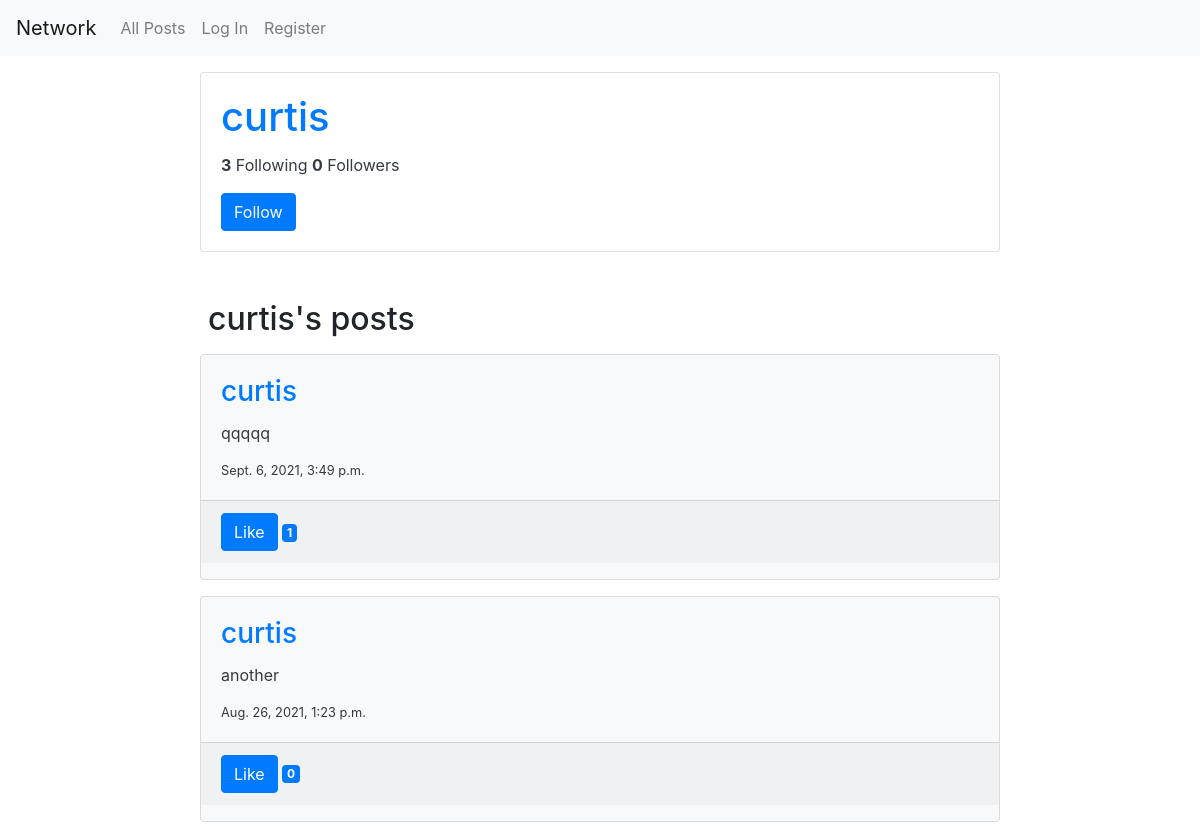
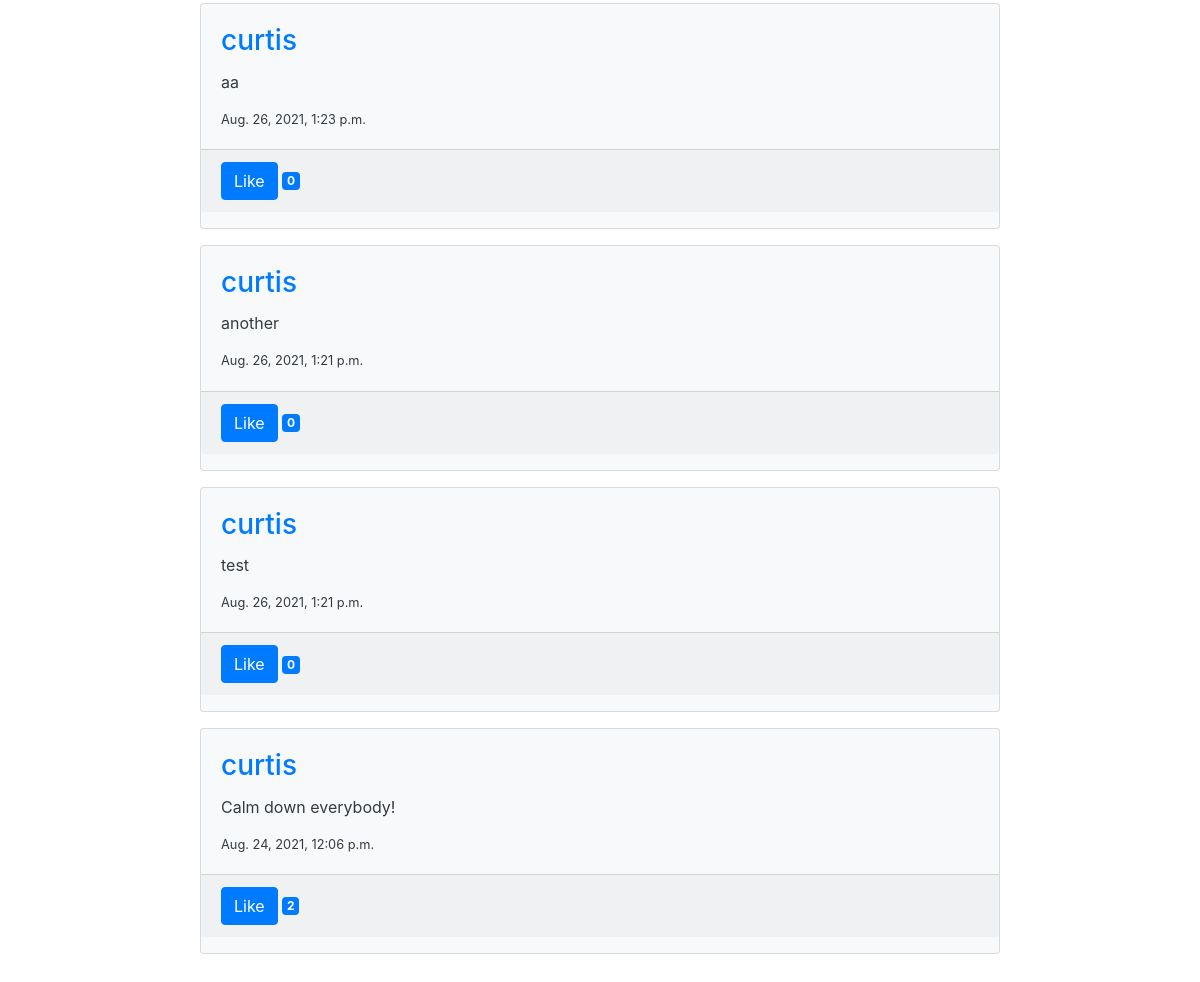
Screenshot of /profile/curtis with the database file from the repository (2 pictures, top to bottom).
### network/models.py (models this page shows, shortened)
class User(AbstractUser):
    def __str__(self):
        return f"{self.username}"

class Post(models.Model):
    poster = models.ForeignKey(
        User, on_delete=models.CASCADE, related_name="posts")
    content = models.CharField(max_length=280)
    created = models.DateTimeField(auto_now_add=True)
    updated = models.DateTimeField(auto_now=True)

### network/views.py (the view)
# urls.py: path("profile/<str:profilename>", views.profile, name="profile"),
def profile(request, profilename):
    user_id = request.user.id
    try:
        profile_id = User.objects.get(username=profilename).pk
        profile_posts = list(Post.objects.filter(poster=profile_id).values())
        profile_posts = get_post_data(profile_posts, user_id)
        paginator = Paginator(profile_posts, 10)
        page_number = request.GET.get('page')
        page_obj = paginator.get_page(page_number)
        followers = Follow.objects.filter(
            followed=profile_id, follow_status=True).count()
        follows = Follow.objects.filter(
            follower=profile_id, follow_status=True).count()
        try:
            Follow.objects.get(followed=profile_id,
                               follower=user_id, follow_status=True)
            follow_button = "Unfollow"
        except:
            follow_button = "Follow"
        context = {
            "profilename": profilename,
            "page_obj": page_obj,
            "followers": followers,
            "follows": follows,
            "follow_button": follow_button
        }
    except:
        message = "No user with that profile name exists."
        context = {
            "profilename": profilename,
            "message": message
        }
    return render(request, "network/profile.html", context)

### network/views.py (called while the page is built)
def get_post_data(posts, user_id):
    posts.sort(key=lambda post: post['created'], reverse=True)
    for post in posts:
        poster_id = post['poster_id']
        poster = User.objects.get(pk=poster_id).username
        post['poster'] = poster
        post_id = post['id']
        likes = Like.objects.filter(liked_post=post_id, like_status=True)
        likes_count = likes.count()  # no need convert to list to get count?
        post['likes_count'] = likes_count
        likes_by_user = list(likes.filter(liker=user_id, like_status=True))
        if likes_by_user == []:
            like_button = "Like"
        else:
            like_button = "Unlike"
        post['like_button'] = like_button
    return posts

### network/templates/network/profile.html (shortened to what this page needs)
{% extends "network/layout.html" %}
{% load static %}
{% block body %}
    {% if message %}
        {{message}}
    {% else %}
        <div id="profile-info">
            <div class="card text-dark m-3 mx-auto" style="width: 50rem;">
                <div class="card-body">
                    <h1 class="card-title"><a href="{% url 'profile' profilename %}">{{profilename}}</a></h5>
                    <p class="card-text">
                        <span id="{{profilename}}-follows-count" style="font-weight:bold">{{follows}}</span> Following
                        <span id="{{profilename}}-follower-count" style="font-weight:bold">{{followers}}</span> Followers
                    </p>
                    {% if user.username != profilename %}
                        <p class="card-text">
                            <button type="submit" class="btn btn-primary follow-button" id="follow-button-{{profilename}}">{{follow_button}}</button>
                        </p>
                    {% endif %}
                </div>
            </div>
        </div>
        <div id="profile-posts">
            <h2 class="mx-auto mt-5" style="width: 49rem;">
                {{profilename}}'s posts
            </h2>
            {% for post in page_obj %}
                <div class="card text-dark bg-light m-3 mx-auto" style="width: 50rem;">
                    <div class="card-body">
                        <h3 class="card-title"><a href="{% url 'profile' post.poster %}">{{post.poster}}</a></h5>
                        <p class="card-text">{{post.content}}</p>
                        <p class="card-text small">{{post.created}}</p>
                    </div>
                    <p class="card-footer">
                        <button type="submit" class="btn btn-primary like-button" id="like-button-{{post.id}}">{{post.like_button}}</button>
                        <span class="badge badge-primary like-badge" id="like-badge-{{post.id}}">{{post.likes_count}}</span>
                    </p>
                </div>
            {% endfor %}
        </div>
    {% endif %}
{% endblock %}

### rows the page displays
User: username "curtis"
Post: poster "curtis", content "qqqqq", created "Sept. 6, 2021, 3:49 p.m.", like_button "Like", likes_count "1"
Post: poster "curtis", content "another", created "Aug. 26, 2021, 1:23 p.m.", like_button "Like", likes_count "0"
Post: poster "curtis", content "aa", created "Aug. 26, 2021, 1:23 p.m.", like_button "Like", likes_count "0"
Post: poster "curtis", content "another", created "Aug. 26, 2021, 1:21 p.m.", like_button "Like", likes_count "0"
Post: poster "curtis", content "test", created "Aug. 26, 2021, 1:21 p.m.", like_button "Like", likes_count "0"
Post: poster "curtis", content "Calm down everybody!", created "Aug. 24, 2021, 12:06 p.m.", like_button "Like", likes_count "2"

### other values shown
{{ follows }} "3"
{{ followers }} "0"
{{ follow_button }} "Follow"
